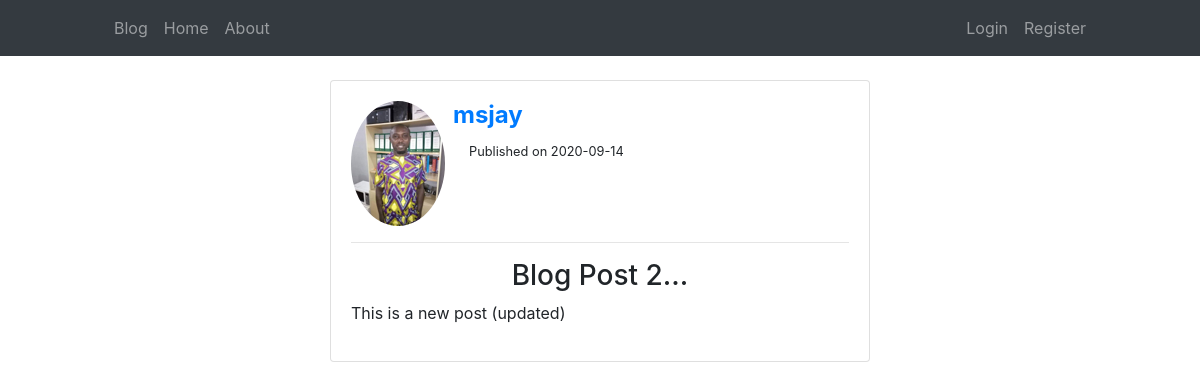
Screenshot of /post/2 with the database file from the repository.
### flaskapp/models.py (models this page shows, shortened)
class User(db.Model, UserMixin):
    id = db.Column(db.Integer, primary_key=True)
    username = db.Column(db.String(15), unique=True, nullable=False )
    email = db.Column(db.String(30), unique=True, nullable=False )
    password = db.Column(db.String(60), nullable=False )
    image_file = db.Column(db.String(20), nullable = False, default='default.png')
    posts = db.relationship('Post', backref='author', lazy=True)

class Post(db.Model):
    id = db.Column(db.Integer, primary_key=True)
    title = db.Column(db.String(80), nullable=False )
    content = db.Column(db.Text, nullable=False )
    pub_date = db.Column(db.DateTime, nullable=False, default=datetime.utcnow)
    user_id = db.Column(db.Integer, db.ForeignKey('user.id'), nullable=False)

### flaskapp/routes.py (the view)
@app.route('/post/<int:post_id>')
def post(post_id):
    post = Post.query.get_or_404(post_id)
    return render_template('post.html', post=post)

### flaskapp/templates/post.html (shortened to what this page needs)
{% extends 'base.html' %}
{% block content %}
    <div class="row mt-3 ">
        <div class="col-8 col-sm-6 mx-auto ">
            <div class="card card-body">
                <div class="media">
                    <img class="rounded-circle" src="{{ url_for('static', filename='pictures/' + post.author.image_file ) }}" alt="Image">
                    <div class="media-body">
                        <h4 class="ml-2 font-weight-bold" ><a href="{{url_for('user_posts', username=post.author.username)}}">{{post.author.username}}</a></h4>
                        <small class="ml-4">Published on {{post.pub_date.strftime('%Y-%m-%d')}}</small>
                    </div>
                </div>
                <hr>
                <h3 class="text-center">{{post.title}}</h3>
                <p>{{ post.content }}</p>
            </div>
        </div>
    </div>
{% endblock content %}

### rows the page displays
User: image_file (picture), author.username "msjay"
Post: pub_date "2020-09-14", title "Blog Post 2...", content "This is a new post (updated)"
